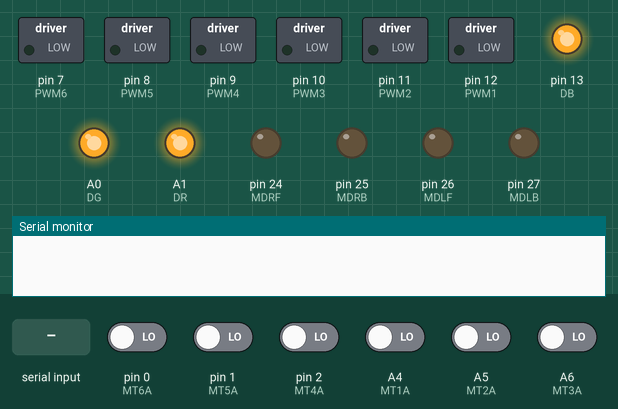
Simulated run of this program. Board: Teensy 4. Shown: switched loads named in the program (green lamp = pin HIGH), output pins drawn as LEDs (lit = HIGH), the last lines printed to the serial monitor. Inputs (shaded band) come from the test bench; at power-on: A4 (MT1A), A5 (MT2A), A6 (MT3A), pin 0 (MT6A), pin 1 (MT5A), pin 2 (MT4A) LOW (analog values on the 0–1023 scale).

Above: at 1.2 s.
1.3 s: "0\n" received over Serial
At 2.4 s:
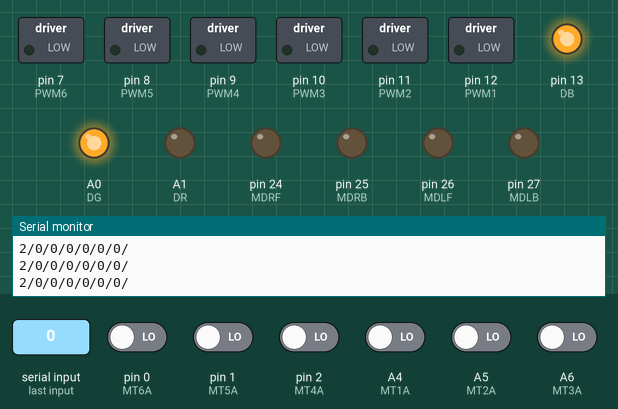
3.6 s: "1\n" received over Serial
At 5.2 s:
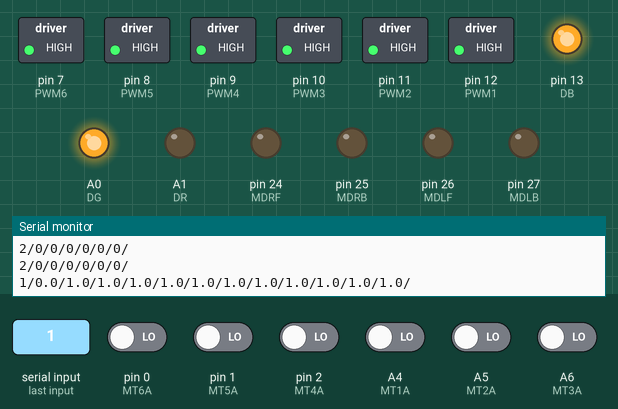
5.7 s: "0\n" received over Serial
At 6.7 s:
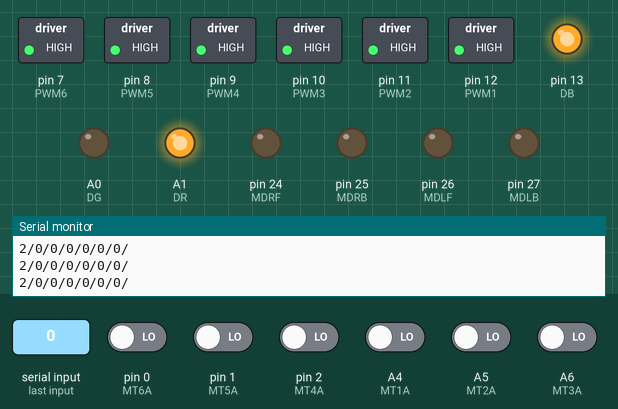
Timing chart, 0 to 8.7 s (numbered marks = the images above; inputs shaded):
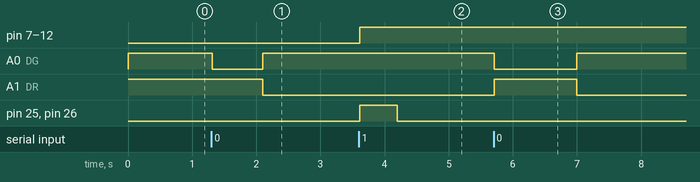

Measured:
- after the input at 1.3 s, A0 (DG): HIGH → LOW at once, → HIGH 0.79 s later; A1 (DR): HIGH → LOW after 0.80 s instead of 0.10 s
- after the input at 3.6 s, pin 7 (PWM6), pin 8 (PWM5), pin 9 (PWM4), pin 10 (PWM3), pin 11 (PWM2), pin 12 (PWM1): LOW → HIGH at once; pin 25 (MDRB), pin 26 (MDLF): LOW → HIGH at once, → LOW 0.59 s later
- after the input at 5.7 s, A0 (DG): HIGH → LOW at once, → HIGH 1.3 s later; A1 (DR): LOW → HIGH at once, → LOW 1.3 s later

The program:

main.cpp
```cpp
#include <Arduino.h>
#include <communication.h>
#include <motor_control.h>
#include <micro.h>
#include <vector>

IntervalTimer myTimer;
IntervalTimer myTimer_security;
IntervalTimer myTimer_encoder;

Micro teensy = Micro("A");
Motor M1 = Motor(0, PWM1, MDLF, MDLB, MT1A, MT1B);
Motor M2 = Motor(0, PWM2, MDLF, MDLB, MT2A, MT2B);
Motor M3 = Motor(0, PWM3, MDLF, MDLB, MT3A, MT3B);
Motor M4 = Motor(1, PWM4, MDRF, MDRB, MT4A, MT4B);
Motor M5 = Motor(1, PWM5, MDRF, MDRB, MT5A, MT5B);
Motor M6 = Motor(1, PWM6, MDRF, MDRB, MT6A, MT6B);

void call1(){ M1.add_tic(); }
void call2(){ M2.add_tic(); }
void call3(){ M3.add_tic(); }
void call4(){ M4.add_tic(); }
void call5(){ M5.add_tic(); }
void call6(){ M6.add_tic(); }

void callA(){
  M1.asservissement();
  M2.asservissement();
  M3.asservissement();
  M4.asservissement();
  M5.asservissement();
  M6.asservissement();
}

void call_security()
{
  if(teensy.security_checking())
  {
    warning_led_ON();
    myTimer_encoder.end();
  }
  else{warning_led_OFF();}
}

void call_encoder()
{
    teensy.send_odometry_value();
}

void setup()
{
  teensy.add_motor(&M1);
  teensy.add_motor(&M2);
  teensy.add_motor(&M3);
  teensy.add_motor(&M4);
  teensy.add_motor(&M5);
  teensy.add_motor(&M6);

  analogWriteResolution(10);
  setup_led();

  attachInterrupt(digitalPinToInterrupt(M1.get_encoderA()), call1, RISING);
  attachInterrupt(digitalPinToInterrupt(M2.get_encoderA()), call2, RISING);
  attachInterrupt(digitalPinToInterrupt(M3.get_encoderA()), call3, RISING);
  attachInterrupt(digitalPinToInterrupt(M4.get_encoderA()), call4, RISING);
  attachInterrupt(digitalPinToInterrupt(M5.get_encoderA()), call5, RISING);
  attachInterrupt(digitalPinToInterrupt(M6.get_encoderA()), call6, RISING);

  // myTimer_encoder.begin(call_encoder, teensy.get_encoder_timer());
  myTimer_security.begin(call_security, teensy.get_security_timer());
  myTimer.begin(callA, 1000000/M1.esclavagiste.param.frequency);
  M1.set_command_advance(0, 0.0);
  M2.set_command_advance(0, 0.0);
  M3.set_command_advance(0, 0.0);
  M4.set_command_advance(0, 0.0);
  M5.set_command_advance(0, 0.0);
  M6.set_command_advance(0, 0.0);

//   M1.set_command_simple(1,1023);
//   M2.set_command_simple(1,1023);
//   M3.set_command_simple(1,1023);
//   M4.set_command_simple(1,1023);
//   M5.set_command_simple(1,1023);
//   M6.set_command_simple(1,1023);

  Serial.begin(115200);
  Serial.setTimeout(10);
}

String x_str, message_retour;
int type_message;

void loop()
{
  if(Serial.available() > 0)
  {
    // READ THE INCOMING DATA:
    x_str             = Serial.readString();

    // PARSE.
    type_message      = teensy.get_message_type(x_str);

    // PING.
    if(type_message == 0)
    {
      message_retour = "0/" + teensy.get_ID() + "\n";
      Serial.print(message_retour);

      ping_reception();
      teensy.reset_security_timer();
      if(DR_status == false){ warning_led_OFF();}

      if(teensy.get_mother_board_detect() == false)
      {
        myTimer_encoder.begin(call_encoder, teensy.get_encoder_timer());
      }
      teensy.set_mother_board_detect(true);
    }

    // NEW MOTOR COMMAND.
    if(type_message == 1)
    {
      teensy.parse_message_motor(x_str);
      teensy.set_new_command();
    }

    Serial.flush();
  }
}
```

communication.h
```cpp
// to sink current.
#define DR 15
#define DG 14
#define DB 13

extern bool DR_status;
extern bool DG_status;
extern bool DB_status;

// encoder sensor input.
#define MT1A 18
#define MT2A 19
#define MT3A 20
#define MT4A 2
#define MT5A 1
#define MT6A 0

#define MT1B 5
#define MT2B 4
#define MT3B 3
#define MT4B 21
#define MT5B 22
#define MT6B 23

// pwm motor control.
#define PWM1 12
#define PWM2 11
#define PWM3 10
#define PWM4 9
#define PWM5 8
#define PWM6 7

// direction motor. Motor Direction (LEFT/RIGHT) (FRONT/BACK)
#define MDLF 26
#define MDLB 27
#define MDRF 24
#define MDRB 25

void setup_led();
void ping_reception();
void warning_led_ON();
void warning_led_OFF();
void setup_extern_led();
void set_extern_led(int option);
```

micro.h
```cpp
#include <vector>
#include <motor_control.h>

class Micro
{
    private:
        // VARIABLE
        String ID;
        std::vector<double> vect_command_motor;
        std::vector<Motor*> vect_motor;
        int security_timer = 700000; // 700 ms
        elapsedMillis sincePrint = 0;

        bool mother_board_detect = false;

        int encoder_timer = 100000; // 100ms & 10 Hz

    public:
        // CONSTRUCTOR
        Micro(String _ID);

        // FUNCTION
        double get_message_type(String message);
        void parse_message_motor(String message);
        void set_new_command();
        void security_stop_command();
        bool security_checking();
        void send_odometry_value();

        // GET SET
        void add_motor(Motor* new_motor);
        String get_ID();
        int get_security_timer();
        void reset_security_timer();
        int get_encoder_timer();
        bool get_mother_board_detect();
        void set_mother_board_detect(bool value);

        // STATIC VARIABLE

};
```

motor_control.h
```cpp
#ifndef GRANDPARENT_H
#define GRANDPARENT_H

struct PID
{
    struct Param{
        double Kp;
        double Ki;
        double Kd;
        double frequency;
    }param;

    struct Data{
        int sum_error;
    }data;
};

class Motor
{
    private:
        // VARIABLE
        int side;                         // 0 = LEFT & 1 = RIGHT
        int pin_pwm;                      // pin to control pwm.
        int motor_direction_forward;      // pin to move forward.
        int motor_direction_backward;     // pin to move backward.
        int encoderA;                     // pin of encoder input A.
        int encoderB;                     // pin of encoder input B.

        int motor_direction_status = 0;   // 0 = NON DEFINE & 1 = FORWARD & -1 = BACKWARD
        double motor_speed;
        int tic_per_sample;
        int motor_sensor_tic = 0;

        int general_sensor_tic = 0;       // for slamcore odometry system.

    public:
        // CONSTRUCTOR
        Motor(int side, int pwm, int motor_direction_forward, int motor_direction_backward, int encoderA, int encoderB);

        // FUNCTION
        void setup_encoder();
        void setup_motor();
        void set_command_simple(int direction, int pwm);
        void set_command_advance(int direction, double speed);
        void add_tic();
        void asservissement();

        // GET SET
        int get_encoderA();
        int get_tic();
        int get_tic_per_sample();
        int get_general_tic();
        void reset_general_tic();

        // STATIC VARIABLE
        double tic_in_cm = 0.03458;
        double tic_per_rot = 1817;
        double cir_wheel = 62.8318;
        PID esclavagiste;

};
#endif
```

pcb_test_function.h
```cpp
// to sink current.
#define DR 15
#define DG 14
#define DB 13

extern bool DR_status;
extern bool DG_status;
extern bool DB_status;

// encoder sensor input.
#define MT1A 18
#define MT2A 19
#define MT3A 20
#define MT4A 2
#define MT5A 1
#define MT6A 0

#define MT1B 5
#define MT2B 4
#define MT3B 3
#define MT4B 21
#define MT5B 22
#define MT6B 23

// pwm motor control.
#define PWM1 12
#define PWM2 11
#define PWM3 10
#define PWM4 9
#define PWM5 8
#define PWM6 7

// direction motor. Motor Direction (LEFT/RIGHT) (FRONT/BACK)
#define MDLF 26
#define MDLB 27
#define MDRF 24
#define MDRB 25

// FUNCTION

void setup_pin();
void update_led_status();
```

communication.cpp
```cpp
#include <Arduino.h>
#include <communication.h>


void setup_led()
{
    pinMode(DR, OUTPUT);
    pinMode(DG, OUTPUT);
    pinMode(DB, OUTPUT);
    digitalWrite(DR, true);
    digitalWrite(DG, true);
    digitalWrite(DB, true);
}

void ping_reception()
{
    DG_status = !DG_status;
    digitalWrite(DG, DG_status);
}

void warning_led_ON()
{
    DR_status = false;
    digitalWrite(DR, DR_status);
    DG_status = true;
    digitalWrite(DG, DG_status);
}

void warning_led_OFF()
{
    DR_status = true;
    digitalWrite(DR, DR_status);
}

void setup_extern_led()
{

}
void set_extern_led(int option)
{
    // this function will manage the extern LED signal.
}
```

micro.cpp
```cpp
#include <Arduino.h>
#include <micro.h>
#include <vector>
#include <communication.h>


Micro::Micro(String _ID)
{
    ID = _ID;
}

double Micro::get_message_type(String message)
{
    int index = message.indexOf('/', 0);             //finds location of first separator,
    return message.substring(0, index).toInt();
}

void Micro::parse_message_motor(String message)
{
    int information = 12;
    int index = 1;
    int indexB;
    String data;

    vect_command_motor.clear();

    for(int i = 0; i < information; i++)
    {
        indexB            = message.indexOf('/', index+1 );            //finds location of first ,
        data              = message.substring(index+1, indexB);        //captures first data String
        index             = indexB;
        vect_command_motor.push_back(data.toFloat());
    }
}

bool Micro::security_checking()
{
    /*
        DESCRIPTION: this function is call every security_timer nano secondes.
        if no ping has been detect since security_timer, stop the motor.
    */

    if(sincePrint > security_timer/1000)
    {
        // Serial.println("NO MOTHERBOARD DETECTED");
        security_stop_command();
        mother_board_detect = false;
        return true;
    }
    return false;
}

void Micro::security_stop_command()
{
    for(int i = 0; i < 6; i++)
    {
        vect_motor[i]->set_command_advance(0, 0);
    }
}

void Micro::set_new_command()
{
    String return_message = "1/";

    for(int i = 0; i < 6; i++)
    {
        vect_motor[i]->set_command_advance(vect_command_motor[i*2], vect_command_motor[i*2+1]);
        return_message = return_message + String(vect_command_motor[i*2],1) + "/" + String(vect_command_motor[i*2+1],1) + "/";
    }

    Serial.print(return_message + "\n");
}

void Micro::add_motor(Motor* new_motor)
{
    vect_motor.push_back(new_motor);
}

void Micro::send_odometry_value()
{
    String return_message = "2/";                                           // 2 type represent the odometry message.

    for(int i = 0; i < 6; i++)
    {
        return_message = return_message + String(vect_motor[i]->get_general_tic()) + "/";
        vect_motor[i]->reset_general_tic();
    }

    Serial.print(return_message + "\n");
}

// GET SET FUNCTION

String Micro::get_ID()
{
    return ID;
}

int Micro::get_security_timer()
{
    return security_timer;
}

void Micro::reset_security_timer()
{
    sincePrint = 0;
}

int Micro::get_encoder_timer()
{
    return encoder_timer;
}

bool Micro::get_mother_board_detect()
{
    return mother_board_detect;
}

void Micro::set_mother_board_detect(bool value)
{
    mother_board_detect = value;
}
```

motor_control.cpp
```cpp
#include <Arduino.h>
#include <motor_control.h>

Motor::Motor(int side1, int pin_pwm1, int motor_direction_forward1, int motor_direction_backward1, int encoderA1, int encoderB1)
{
    side = side1;
    pin_pwm = pin_pwm1;
    motor_direction_forward = motor_direction_forward1;
    motor_direction_backward = motor_direction_backward1;
    encoderA = encoderA1;
    encoderB = encoderB1;

    setup_motor();
    setup_encoder();

    analogWriteFrequency(pin_pwm,25000);

    esclavagiste.param.Kp = 150;
    esclavagiste.param.Ki = 80;

    esclavagiste.param.frequency = 200;
}

void Motor::setup_encoder()
{
    pinMode(encoderA, INPUT_PULLDOWN);
    pinMode(encoderB, INPUT_PULLDOWN);
}

void Motor::setup_motor()
{
    pinMode(pin_pwm, OUTPUT);
    pinMode(motor_direction_forward, OUTPUT);
    pinMode(motor_direction_backward, OUTPUT);
}

void Motor::set_command_simple(int direction, int pwm)
{
    motor_direction_status = direction;

    if(motor_direction_status == 0)
    {
        // STOP
        analogWrite(pin_pwm, 0);
        digitalWrite(motor_direction_forward, false);
        digitalWrite(motor_direction_backward, false);
    }
    if(motor_direction_status == 1)
    {
        // FORWARD
        if(side == 0)
        {
            analogWrite(pin_pwm, pwm);
            digitalWrite(motor_direction_forward, true);
            digitalWrite(motor_direction_backward, false);
        }
        if(side == 1)
        {
            analogWrite(pin_pwm, pwm);
            digitalWrite(motor_direction_forward, false);
            digitalWrite(motor_direction_backward, true);
        }
    }
    if(motor_direction_status == -1)
    {
        // BACKWARD
        if(side == 0)
        {
            analogWrite(pin_pwm, pwm);
            digitalWrite(motor_direction_forward, false);
            digitalWrite(motor_direction_backward, true);
        }
        if(side == 1)
        {
            analogWrite(pin_pwm, pwm);
            digitalWrite(motor_direction_forward, true);
            digitalWrite(motor_direction_backward, false);
        }
    }
}

void Motor::set_command_advance(int direction, double speed)
{
    motor_direction_status = direction;
    motor_speed = speed;

    if(motor_direction_status == 0)
    {
        // STOP
        digitalWrite(motor_direction_forward, false);
        digitalWrite(motor_direction_backward, false);
    }
    if(motor_direction_status == 1)
    {
        // FORWARD
        if(side == 0)
        {
            digitalWrite(motor_direction_forward, true);
            digitalWrite(motor_direction_backward, false);
        }
        if(side == 1)
        {
            digitalWrite(motor_direction_forward, false);
            digitalWrite(motor_direction_backward, true);
        }
    }
    if(motor_direction_status == -1)
    {
        // BACKWARD
        if(side == 0)
        {
            digitalWrite(motor_direction_forward, false);
            digitalWrite(motor_direction_backward, true);
        }
        if(side == 1)
        {
            digitalWrite(motor_direction_forward, true);
            digitalWrite(motor_direction_backward, false);
        }
    }

    tic_per_sample = motor_speed * 100 * tic_per_rot / cir_wheel / esclavagiste.param.frequency;
}

void Motor::asservissement()
{
    if(motor_direction_status == -1) { motor_sensor_tic = -1*motor_sensor_tic; }

    int error = tic_per_sample - motor_sensor_tic;
    esclavagiste.data.sum_error += error;
    motor_sensor_tic = 0;

    if(esclavagiste.data.sum_error > 13) esclavagiste.data.sum_error = 13;
    if(esclavagiste.data.sum_error < -13) esclavagiste.data.sum_error = -13;

    int command = esclavagiste.param.Kp * error + esclavagiste.param.Ki * esclavagiste.data.sum_error;
    if(command < 0) command = 0 ;
    else if(command > 1023) command = 1023;
    analogWrite(pin_pwm, command);

}

void Motor::add_tic()
{
    if(digitalReadFast(encoderB))
    {
        motor_sensor_tic++;
        general_sensor_tic++;
    }
    else
    {
        motor_sensor_tic--;
        general_sensor_tic--;
    }
}

int Motor::get_encoderA()
{
    return encoderA;
}

int Motor::get_tic()
{
    return motor_sensor_tic;
}

int Motor::get_tic_per_sample()
{
    return tic_per_sample;
}

int Motor::get_general_tic()
{
    return general_sensor_tic;
}

void Motor::reset_general_tic()
{
    general_sensor_tic = 0;
}
```

pcb_test_function.cpp
```cpp
#include <Arduino.h>
#include <pcb_test_function.h>

bool DR_status = true;
bool DG_status = true;
bool DB_status = true;

void update_led_status()
{
    // TODO: put this in setup.
    // pinMode(DR, OUTPUT);
    // pinMode(DG, OUTPUT);
    // pinMode(DB, OUTPUT);

    DR_status = !DR_status;
    DG_status = !DG_status;
    DB_status = !DB_status;

    digitalWrite(DR, DR_status);
    digitalWrite(DG, DG_status);
    digitalWrite(DB, DB_status);
}

void setup_pin()
{
    pinMode(DR, OUTPUT);
    pinMode(DG, OUTPUT);
    pinMode(DB, OUTPUT);

    pinMode(MT1A, INPUT_PULLDOWN);
    pinMode(MT2A, INPUT_PULLDOWN);
    pinMode(MT3A, INPUT_PULLDOWN);
    pinMode(MT4A, INPUT_PULLDOWN);
    pinMode(MT5A, INPUT_PULLDOWN);
    pinMode(MT6A, INPUT_PULLDOWN);
    pinMode(MT1B, INPUT_PULLDOWN);
    pinMode(MT2B, INPUT_PULLDOWN);
    pinMode(MT3B, INPUT_PULLDOWN);
    pinMode(MT4B, INPUT_PULLDOWN);
    pinMode(MT5B, INPUT_PULLDOWN);
    pinMode(MT6B, INPUT_PULLDOWN);

    pinMode(PWM1, OUTPUT);
    pinMode(PWM2, OUTPUT);
    pinMode(PWM3, OUTPUT);
    pinMode(PWM4, OUTPUT);
    pinMode(PWM5, OUTPUT);
    pinMode(PWM6, OUTPUT);

    pinMode(MDLF, OUTPUT);
    pinMode(MDLB, OUTPUT);
    pinMode(MDRF, OUTPUT);
    pinMode(MDRB, OUTPUT);

    analogReadResolution(10);
}
```
